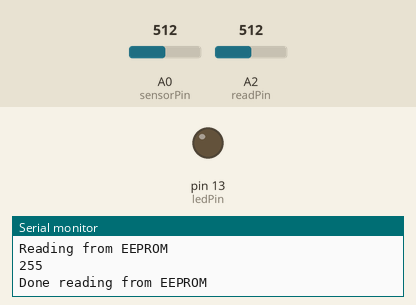
This sketch was run on a simulated Arduino Uno, built with avr-gcc and run on an emulated ATmega328P. On the bench: output pins drawn as LEDs (lit = HIGH), the last lines printed to the serial monitor. The inputs (shaded band) are chosen by the test bench; at power-on: A0 (sensorPin) = 512, A2 (readPin) = 512. EEPROM starts erased.

Above: at 1.2 s.
1.3 s: A0 (sensorPin) set to 670
2.8 s: A0 (sensorPin) set to 692
At 3.8 s:
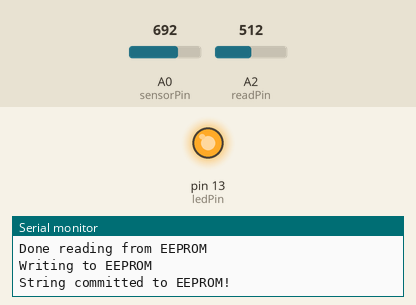
4.3 s: A0 (sensorPin) set to 511
At 4.9 s:
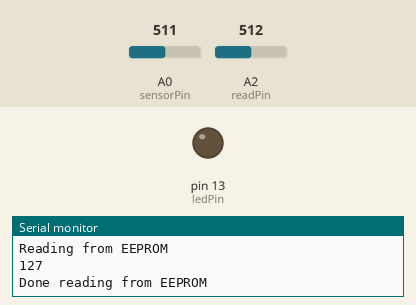
5.8 s: A0 (sensorPin) set to 716
At 6.1 s:
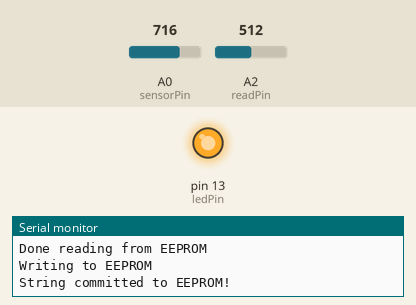
Timing chart, 0 to 8.3 s (numbered marks = the images above; inputs shaded):
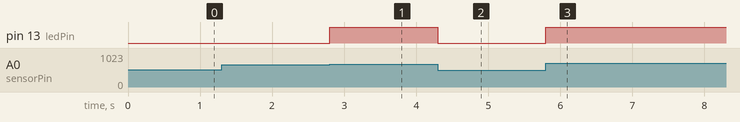

The sketch:

SwitchState2.ino
```cpp
/*
  basic state machine 2

  Modified to switch between states to write, read and clear EEPROM

 Demonstrates how to use a case statement to create a simple state machine.
 This code uses a potentiometer knob to select between 3 states.

 The circuit:
 * pot from analog in 0 to +5V
 * 10K resistor from analog in 0 to ground

 created 13 Apr 2010
 by Wendy Ju
 modified from switchCase by Tom Igoe

 12 Sep 2018
 Modified to switch between states to write, read and clear EEPROM
 */

#include <EEPROM.h>

const int numStates = 3;
const int sensorMin = 0;
const int sensorMax = 1024;
const int EEPROMSIZE=1024;

int sensorPin = 0;    // select the input pin for the potentiometer
int readPin = A2;
int ledPin = LED_BUILTIN;
int state,lastState = -1;
int var = 0;

void setup() {
  // initialize serial communication:
  Serial.begin(9600);
  pinMode(ledPin, OUTPUT);
}

void loop() {
  // map the pot range to number of states :
  state = map(analogRead(sensorPin), sensorMin, sensorMax, 0, numStates);

  // do something different depending on the
  // range value:
  switch (state) {
  case 0:
    doState0();
    break;
  case 1:
    doState1();
    break;
  case 2:
    doState2();
    break;
  }
  lastState = state;
}
```

state0.ino
```cpp
// This borrows code from Examples->EEPROM->eeprom_clear

void state0Setup() {
digitalWrite(ledPin, LOW);
  Serial.println("Clearing EEPROM");
  //if any of the pin settings for the different states differed for the different states, you could change those settings here.
  for (int i = 0; i < EEPROMSIZE; i++) {
    EEPROM.write(i, 0);
  }

  // turn the LED on when we're done
  Serial.println("EEPROM cleared");
}

void state0Loop() {
  digitalWrite(LED_BUILTIN, HIGH);   // turn the LED on (HIGH is the voltage level)
}

void doState0() {
  if (lastState != 0) { state0Setup(); }
  state0Loop();
}
```

state1.ino
```cpp
// This borrows code from Examples->EEPROM->eeprom_read

byte value;

void state1Setup() {
  Serial.println("Reading from EEPROM");

  value = EEPROM.read(0);
  Serial.print(value);
  Serial.println();

  Serial.println("Done reading from EEPROM");
}

void state1Loop() {
  digitalWrite(LED_BUILTIN, LOW);    // turn the LED off by making the voltage LOW
}

void doState1() {
  if (lastState != 1) { state1Setup(); }
  state1Loop();
}
```

state2.ino
```cpp
// This borrows code from Examples->EEPROM->eeprom_write

int endAddr;

void state2Setup() {
  digitalWrite(ledPin, LOW);
  var = analogRead(readPin);
  var = map(var, 0, 1023, 0, 255);
  Serial.println("Writing to EEPROM");

  //if any of the pin settings for the different states differed for the different states, you could change those settings here.
  EEPROM.write(0, var);

  Serial.println("String committed to EEPROM!");
}

void state2Loop() {
  digitalWrite(LED_BUILTIN, HIGH);   // turn the LED on (HIGH is the voltage level)
}

void doState2() {
  if (lastState != 2) state2Setup();
  state2Loop();
}
```

Measured:
- the behaviour switches between 682 and 683 on A0 (sensorPin) (found by bisection; images 0 and 1)
- after the input at 1.3 s, every drawn part: stays the same
- after the input at 2.8 s, pin 13 (ledPin): LOW → HIGH at once
- after the input at 4.3 s, pin 13 (ledPin): HIGH → LOW at once
- after the input at 5.8 s, pin 13 (ledPin): LOW → HIGH at once
